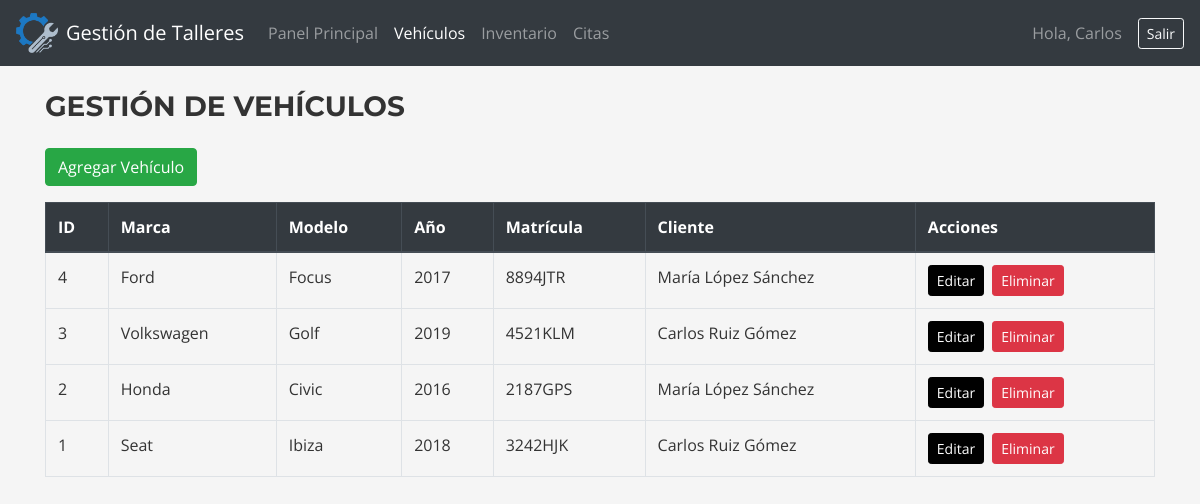
/pages/vehiculosMecanico.php (signed in), run on the app's committed database.
### tables this page shows
CREATE TABLE `usuarios` (
  `id_usuario` int(11) NOT NULL AUTO_INCREMENT,
  `nombre` varchar(50) NOT NULL,
  `apellidos` varchar(50) NOT NULL,
  `email` varchar(100) NOT NULL,
  `contrasena` varchar(255) NOT NULL,
  `telefono` varchar(15) DEFAULT NULL,
  `id_rol` varchar(20) DEFAULT NULL,
  `fecha_registro` datetime NOT NULL,
  PRIMARY KEY (`id_usuario`),
  UNIQUE KEY `email` (`email`)
);

CREATE TABLE `vehiculos` (
  `id_vehiculo` int(11) NOT NULL AUTO_INCREMENT,
  `id_usuario` int(11) NOT NULL,
  `marca` varchar(50) NOT NULL,
  `modelo` varchar(50) NOT NULL,
  `anio` int(11) NOT NULL,
  `matricula` varchar(10) NOT NULL,
  PRIMARY KEY (`id_vehiculo`),
  UNIQUE KEY `matricula` (`matricula`),
  KEY `id_usuario` (`id_usuario`),
  CONSTRAINT `vehiculos_ibfk_1` FOREIGN KEY (`id_usuario`) REFERENCES `usuarios` (`id_usuario`)
);

### pages/vehiculosMecanico.php (the view, shortened to what this page needs)
<?php
    require_once "../conf/db.php";
    $email = $_SESSION["email"];
    $query_nombre = "SELECT nombre FROM usuarios WHERE email = ?";
    $stmt_nombre = mysqli_prepare($conexion, $query_nombre);
    mysqli_stmt_bind_param($stmt_nombre, "s", $email);
    mysqli_stmt_execute($stmt_nombre);
    $result_nombre = mysqli_stmt_get_result($stmt_nombre);
    $usuario = mysqli_fetch_assoc($result_nombre);
    $nombre_usuario = $usuario['nombre'];
    $query_vehiculos = "SELECT v.id_vehiculo, v.marca, v.modelo, v.anio, v.matricula, u.nombre, u.apellidos
                        FROM vehiculos v
                        INNER JOIN usuarios u ON v.id_usuario = u.id_usuario
                        ORDER BY v.id_vehiculo DESC";
    $result_vehiculos = mysqli_query($conexion, $query_vehiculos);
?>
<!DOCTYPE html>
<html lang="es">
<head>
    <link rel="stylesheet" href="../css/custom.css">
</head>
<body>
    <nav class="navbar navbar-expand-lg navbar-dark bg-dark px-3">
        <a class="navbar-brand d-flex align-items-center" href="panelMecanico.php">
            <img src="../assets/imagenes/logo.png" alt="Logo" width="42" height="40" class="mr-2">
            Gestión de Talleres
        </a>
        <div class="collapse navbar-collapse" id="navbarMecanico">
            <ul class="navbar-nav mr-auto">
                <li class="nav-item">
                    <a class="nav-link" href="panelMecanico.php">Panel Principal</a>
                </li>
                <li class="nav-item active">
                    <a class="nav-link" href="vehiculosMecanico.php">Vehículos</a>
                </li>
                <li class="nav-item">
                    <a class="nav-link" href="inventario.php">Inventario</a>
                </li>
                <li class="nav-item">
                    <a class="nav-link" href="#">Citas</a>
                </li>
            </ul>
            <span class="navbar-text mr-3">Hola, <?= htmlspecialchars($nombre_usuario) ?></span>
            <a href="../auth/logout.php" class="btn btn-outline-light btn-sm">Salir</a>
        </div>
    </nav>
<div class="container mt-4">
    <h3 class="mb-4">Gestión de Vehículos</h3>
    <button class="btn btn-success mb-3" data-toggle="modal" data-target="#crearModal">Agregar Vehículo</button>
    <table class="table table-bordered table-hover">
        <thead class="thead-dark">
            <tr>
                <th>ID</th>
                <th>Marca</th>
                <th>Modelo</th>
                <th>Año</th>
                <th>Matrícula</th>
                <th>Cliente</th>
                <th>Acciones</th>
            </tr>
        </thead>
        <tbody>
            <?php while ($veh = mysqli_fetch_assoc($result_vehiculos)) : ?>
            <tr>
                <td><?= $veh['id_vehiculo'] ?></td>
                <td><?= htmlspecialchars($veh['marca']) ?></td>
                <td><?= htmlspecialchars($veh['modelo']) ?></td>
                <td><?= $veh['anio'] ?></td>
                <td><?= htmlspecialchars($veh['matricula']) ?></td>
                <td><?= htmlspecialchars($veh['nombre'] . ' ' . $veh['apellidos']) ?></td>
                <td>
                    <div class="d-flex">
                        <button class="btn btn-primary btn-sm mr-2" data-toggle="modal" data-target="#editarModal<?= $veh['id_vehiculo'] ?>">Editar</button>
                        <a href="?delete=<?= $veh['id_vehiculo'] ?>" class="btn btn-danger btn-sm" onclick="return confirm('¿Eliminar este vehículo?')">Eliminar</a>
                    </div>
                </td>
            </tr>
            <?php endwhile; ?>
        </tbody>
    </table>
</div>
</body>
</html>

### data on the page
usuarios: nombre "Carlos"
vehiculos: id_vehiculo "4", marca "Ford", modelo "Focus", anio "2017", matricula "8894JTR", id_usuario.apellidos "María López Sánchez"
vehiculos: id_vehiculo "3", marca "Volkswagen", modelo "Golf", anio "2019", matricula "4521KLM", id_usuario.apellidos "Carlos Ruiz Gómez"
vehiculos: id_vehiculo "2", marca "Honda", modelo "Civic", anio "2016", matricula "2187GPS", id_usuario.apellidos "María López Sánchez"
vehiculos: id_vehiculo "1", marca "Seat", modelo "Ibiza", anio "2018", matricula "3242HJK", id_usuario.apellidos "Carlos Ruiz Gómez"
